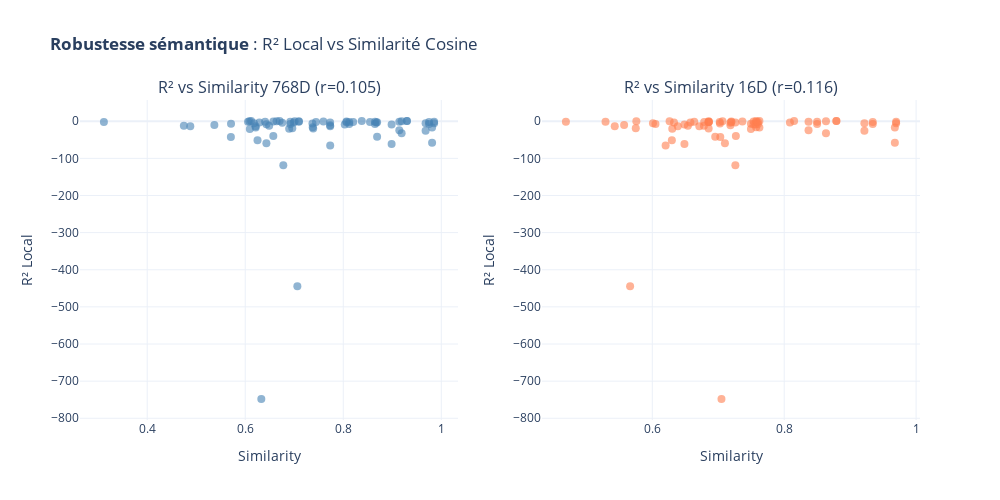

Here is the notebook cell this chart was saved with:
### Markdown cell above
## 9. Visualisations

### Code cell
# Scatter plot: R² vs Similarité
fig = sp.make_subplots(
    rows=1, cols=2,
    subplot_titles=(
        f"R² vs Similarity 768D (r={corr_r2_sim768:.3f})",
        f"R² vs Similarity 16D (r={corr_r2_sim16:.3f})"
    )
)

fig.add_trace(
    go.Scatter(
        x=df_lopo['Sim_768D'], y=df_lopo['R2_Local'],
        mode='markers',
        marker=dict(size=8, color='steelblue', opacity=0.6),
        text=df_lopo['Produit'],
        hovertemplate='<b>%{text}</b><br>Sim: %{x:.3f}<br>R²: %{y:.3f}<extra></extra>',
        showlegend=False
    ),
    row=1, col=1
)

fig.add_trace(
    go.Scatter(
        x=df_lopo['Sim_16D'], y=df_lopo['R2_Local'],
        mode='markers',
        marker=dict(size=8, color='coral', opacity=0.6),
        text=df_lopo['Produit'],
        hovertemplate='<b>%{text}</b><br>Sim: %{x:.3f}<br>R²: %{y:.3f}<extra></extra>',
        showlegend=False
    ),
    row=1, col=2
)

fig.update_xaxes(title_text="Similarity", row=1, col=1)
fig.update_xaxes(title_text="Similarity", row=1, col=2)
fig.update_yaxes(title_text="R² Local", row=1, col=1)
fig.update_yaxes(title_text="R² Local", row=1, col=2)

fig.update_layout(height=500, width=1000, template='plotly_white',
                  title_text="<b>Robustesse sémantique</b> : R² Local vs Similarité Cosine")
fig.show()

### Figure 1 — Plotly figure (JSON) as saved in the notebook; plotly's stock layout.template omitted (floating-point values rounded to 4 significant figures)
{"data": [{"hovertemplate": "<b>%{text}</b><br>Sim: %{x:.3f}<br>R²: %{y:.3f}<extra></extra>", "marker": {"color": "steelblue", "opacity": 0.6, "size": 8}, "mode": "markers", "showlegend": false, "text": ["Avoine ", "Blé tendre ", "Concentré protéique de luzerne ", "Coproduits de biscuiterie ", "Coques de soja ", "Corn gluten feed ", "Corn gluten meal ", "Drêches de blé de distillerie, amidon < 7 % ", "Drêches de blé de distillerie, amidon > 7 % ", "Farine basse de blé tendre ", "Farine de poisson (toutes) ", "Farine de viande (toutes) ", "Féverole à fleurs blanches ", "Gluten feed de blé, type 20% amidon ", "Graine de lin ", "Graine de soja extrudée ", "Graine de tournesol ", "Lupin générique ", "Luzerne déshydratée, générique ", "Maïs ", "Manioc, amidon 70-74 % ", "Orge ", "Pois ", "Pois chiche, type Kabuli ", "Pulpe d'agrumes déshydratée ", "Pulpe de betterave déshydratée ", "Radicelles d'orge de brasserie déshydratées ", "Remoulage de blé tendre (tous) ", "Seigle ", "Son de blé tendre ", "Sorgho ", "Tourteau d'arachide, huile < 5 %, cellulose brute > 9 % ", "Tourteau de colza, huile < 5 % ", "Tourteau de colza, huile 5-20 % ", "Tourteau de coprah, huile 5-20% ", "Tourteau de germes de maïs, huile < 5 % ", "Tourteau de germes de maïs, huile 5-20 % ", "Tourteau de lin, huile > 5 % ", "Tourteau de palmiste, huile 5-20% ", "Tourteau de soja, huile < 5 %, 48 % protéine + huile ", "Tourteau de soja, huile < 5 %, 50 % protéine + huile ", "Tourteau de tournesol, huile < 5 %, décortiqué ", "Tourteau de tournesol, huile < 5 %, non décortiqué ", "Triticale ", "Riz", "Drêches de maïs de distillerie avec solubles, déshydratées, huile < 6 %, protéines < 30 %", "Drêches de maïs de distillerie avec solubles, déshydratées, huile > 6 %", "Farine fourragère de maïs", "Germes de maïs", "Son de maïs", "Coques de sarrasin", "Drêches d'orge de brasserie déshydratées", "Farine basse de riz", "Son de riz, huile < 5 %", "Son de riz, huile > 5 %", "Graine de colza", "Graine de coton", "Grignon d'olive", "Tourteau de coton, huile < 5 %", "Tourteau de coton, huile 5-20 %", "Tourteau de tournesol, huile > 5 %", "Amidon de maïs", "Marc ou pulpe de raisin déshydraté", "Mélasse de canne ou de betterave", "Vinasse de levurerie", "Concentré protéique de soja", "Farine de gousse de caroube", "Levure de brasserie déshydratée", "Paille de blé", "Lactosérum écrèmé déshydraté (doux ou acide)", "Lactosérum réengraissé", "Poudre de lait entier", "Farine de plumes"], "type": "scatter", "x": [0.537, 0.7444, 0.6777, 0.6121, 0.7733, 0.869, 0.869, 0.9853, 0.9853, 0.9143, 0.6213, 0.3117, 0.4748, 0.8202, 0.6573, 0.7733, 0.6573, 0.5707, 0.6057, 0.7387, 0.6094, 0.696, 0.6179, 0.6989, 0.6432, 0.8986, 0.8066, 0.8378, 0.6919, 0.9143, 0.571, 0.8546, 0.968, 0.968, 0.8648, 0.9751, 0.9751, 0.8674, 0.8648, 0.9191, 0.9191, 0.9812, 0.9812, 0.6919, 0.664, 0.7371, 0.7595, 0.7732, 0.6289, 0.7732, 0.6896, 0.8066, 0.6701, 0.9299, 0.9299, 0.8031, 0.6086, 0.4879, 0.7009, 0.7095, 0.7095, 0.6755, 0.6432, 0.8986, 0.6328, 0.6405, 0.6251, 0.7377, 0.7063, 0.8123, 0.8123, 0.6488, 0.6213], "xaxis": "x", "y": [-10.36, -2.37, -118.8, 0.3445, -65.67, -3.001, -41.98, -1.359, -5.216, -1.286, -16.71, -2.142, -12.08, -1.869, -0.9362, -13.67, -39.56, -42.14, -1.168, -19.56, -20.6, -18.99, -5.128, -3.681, -59.48, -61.01, -0.9524, 0.4396, -7.662, -24.06, -6.822, -2.203, -25.84, -5.407, -1.099, -2.297, -7.641, -3.312, -7.377, -32.37, -0.2209, -58.0, -17.1, -1.421, -0.09596, -5.991, -0.9236, -3.104, -3.431, -10.51, -20.18, -2.866, 0.3706, 0.6255, 0.6429, -8.937, -0.3029, -13.47, -0.3623, 0.2631, -1.06, -4.166, -8.177, -8.55, -748.1, -1.653, -51.2, -16.02, -444.4, -7.594, -2.221, -11.92, -13.29], "yaxis": "y"}, {"hovertemplate": "<b>%{text}</b><br>Sim: %{x:.3f}<br>R²: %{y:.3f}<extra></extra>", "marker": {"color": "coral", "opacity": 0.6, "size": 8}, "mode": "markers", "showlegend": false, "text": ["Avoine ", "Blé tendre ", "Concentré protéique de luzerne ", "Coproduits de biscuiterie ", "Coques de soja ", "Corn gluten feed ", "Corn gluten meal ", "Drêches de blé de distillerie, amidon < 7 % ", "Drêches de blé de distillerie, amidon > 7 % ", "Farine basse de blé tendre ", "Farine de poisson (toutes) ", "Farine de viande (toutes) ", "Féverole à fleurs blanches ", "Gluten feed de blé, type 20% amidon ", "Graine de lin ", "Graine de soja extrudée ", "Graine de tournesol ", "Lupin générique ", "Luzerne déshydratée, générique ", "Maïs ", "Manioc, amidon 70-74 % ", "Orge ", "Pois ", "Pois chiche, type Kabuli ", "Pulpe d'agrumes déshydratée ", "Pulpe de betterave déshydratée ", "Radicelles d'orge de brasserie déshydratées ", "Remoulage de blé tendre (tous) ", "Seigle ", "Son de blé tendre ", "Sorgho ", "Tourteau d'arachide, huile < 5 %, cellulose brute > 9 % ", "Tourteau de colza, huile < 5 % ", "Tourteau de colza, huile 5-20 % ", "Tourteau de coprah, huile 5-20% ", "Tourteau de germes de maïs, huile < 5 % ", "Tourteau de germes de maïs, huile 5-20 % ", "Tourteau de lin, huile > 5 % ", "Tourteau de palmiste, huile 5-20% ", "Tourteau de soja, huile < 5 %, 48 % protéine + huile ", "Tourteau de soja, huile < 5 %, 50 % protéine + huile ", "Tourteau de tournesol, huile < 5 %, décortiqué ", "Tourteau de tournesol, huile < 5 %, non décortiqué ", "Triticale ", "Riz", "Drêches de maïs de distillerie avec solubles, déshydratées, huile < 6 %, protéines < 30 %", "Drêches de maïs de distillerie avec solubles, déshydratées, huile > 6 %", "Farine fourragère de maïs", "Germes de maïs", "Son de maïs", "Coques de sarrasin", "Drêches d'orge de brasserie déshydratées", "Farine basse de riz", "Son de riz, huile < 5 %", "Son de riz, huile > 5 %", "Graine de colza", "Graine de coton", "Grignon d'olive", "Tourteau de coton, huile < 5 %", "Tourteau de coton, huile 5-20 %", "Tourteau de tournesol, huile > 5 %", "Amidon de maïs", "Marc ou pulpe de raisin déshydraté", "Mélasse de canne ou de betterave", "Vinasse de levurerie", "Concentré protéique de soja", "Farine de gousse de caroube", "Levure de brasserie déshydratée", "Paille de blé", "Lactosérum écrèmé déshydraté (doux ou acide)", "Lactosérum réengraissé", "Poudre de lait entier", "Farine de plumes"], "type": "scatter", "x": [0.5573, 0.6787, 0.726, 0.7624, 0.6202, 0.6853, 0.6954, 0.9697, 0.9697, 0.8369, 0.7624, 0.7022, 0.654, 0.6853, 0.7535, 0.6387, 0.7267, 0.7031, 0.469, 0.6854, 0.7495, 0.5749, 0.601, 0.726, 0.7101, 0.6487, 0.7366, 0.7574, 0.6048, 0.8369, 0.7495, 0.7198, 0.9216, 0.9216, 0.8499, 0.9342, 0.9342, 0.8087, 0.8499, 0.8633, 0.8633, 0.9678, 0.9678, 0.5291, 0.5758, 0.7026, 0.7198, 0.6329, 0.6578, 0.7184, 0.6303, 0.7574, 0.815, 0.8791, 0.8791, 0.7563, 0.6854, 0.543, 0.7065, 0.6262, 0.6636, 0.7184, 0.7535, 0.6487, 0.7049, 0.686, 0.6296, 0.7574, 0.5663, 0.7601, 0.7601, 0.6783, 0.6713], "xaxis": "x2", "y": [-10.36, -2.37, -118.8, 0.3445, -65.67, -3.001, -41.98, -1.359, -5.216, -1.286, -16.71, -2.142, -12.08, -1.869, -0.9362, -13.67, -39.56, -42.14, -1.168, -19.56, -20.6, -18.99, -5.128, -3.681, -59.48, -61.01, -0.9524, 0.4396, -7.662, -24.06, -6.822, -2.203, -25.84, -5.407, -1.099, -2.297, -7.641, -3.312, -7.377, -32.37, -0.2209, -58.0, -17.1, -1.421, -0.09596, -5.991, -0.9236, -3.104, -3.431, -10.51, -20.18, -2.866, 0.3706, 0.6255, 0.6429, -8.937, -0.3029, -13.47, -0.3623, 0.2631, -1.06, -4.166, -8.177, -8.55, -748.1, -1.653, -51.2, -16.02, -444.4, -7.594, -2.221, -11.92, -13.29], "yaxis": "y2"}], "layout": {"annotations": [{"font": {"size": 16}, "showarrow": false, "text": "R² vs Similarity 768D (r=0.105)", "x": 0.225, "xanchor": "center", "xref": "paper", "y": 1, "yanchor": "bottom", "yref": "paper"}, {"font": {"size": 16}, "showarrow": false, "text": "R² vs Similarity 16D (r=0.116)", "x": 0.775, "xanchor": "center", "xref": "paper", "y": 1, "yanchor": "bottom", "yref": "paper"}], "height": 500, "title": {"text": "<b>Robustesse sémantique</b> : R² Local vs Similarité Cosine"}, "width": 1000, "xaxis": {"anchor": "y", "domain": [0, 0.45], "title": {"text": "Similarity"}}, "xaxis2": {"anchor": "y2", "domain": [0.55, 1], "title": {"text": "Similarity"}}, "yaxis": {"anchor": "x", "domain": [0, 1], "title": {"text": "R² Local"}}, "yaxis2": {"anchor": "x2", "domain": [0, 1], "title": {"text": "R² Local"}}}}
